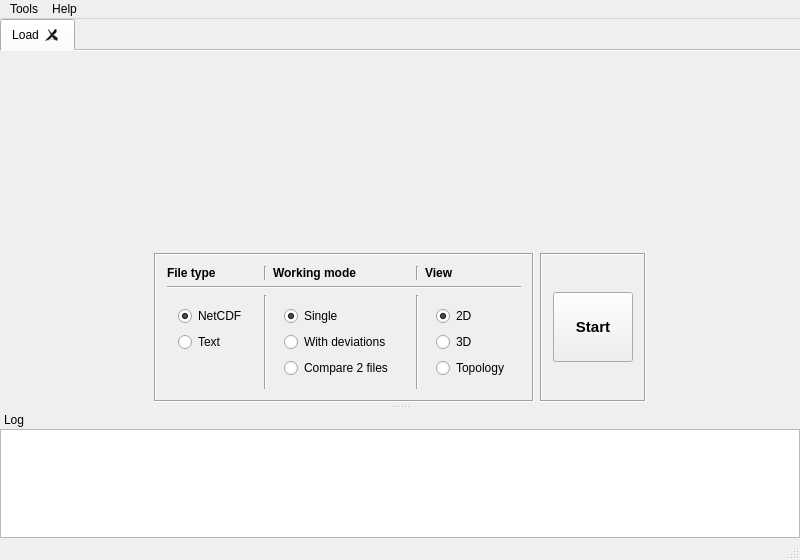
<?xml version="1.0" encoding="UTF-8"?>
<ui version="4.0">
 <class>MainWindow</class>
 <widget class="QMainWindow" name="MainWindow">
  <property name="geometry">
   <rect>
    <x>0</x>
    <y>0</y>
    <width>800</width>
    <height>560</height>
   </rect>
  </property>
  <property name="minimumSize">
   <size>
    <width>800</width>
    <height>550</height>
   </size>
  </property>
  <property name="windowTitle">
   <string notr="true">PARUS - Network Viewer Qt v2</string>
  </property>
  <property name="windowIcon">
   <iconset resource="../resources.qrc">
    <normaloff>:/img/img/logotype.png</normaloff>:/img/img/logotype.png</iconset>
  </property>
  <widget class="QWidget" name="centralWidget">
   <property name="enabled">
    <bool>true</bool>
   </property>
   <layout class="QGridLayout" name="gridLayout">
    <property name="margin">
     <number>0</number>
    </property>
    <item row="0" column="0">
     <widget class="QTabWidget" name="tabWidget">
      <property name="sizePolicy">
       <sizepolicy hsizetype="Expanding" vsizetype="Expanding">
        <horstretch>0</horstretch>
        <verstretch>0</verstretch>
       </sizepolicy>
      </property>
      <property name="documentMode">
       <bool>true</bool>
      </property>
      <property name="tabsClosable">
       <bool>true</bool>
      </property>
      <widget class="QWidget" name="TWT_LoadTab">
       <property name="enabled">
        <bool>true</bool>
       </property>
       <property name="sizePolicy">
        <sizepolicy hsizetype="Expanding" vsizetype="Expanding">
         <horstretch>0</horstretch>
         <verstretch>0</verstretch>
        </sizepolicy>
       </property>
       <attribute name="icon">
        <iconset resource="../resources.qrc">
         <normaloff>:/img/img/logotype.png</normaloff>:/img/img/logotype.png</iconset>
       </attribute>
       <attribute name="title">
        <string>Load</string>
       </attribute>
       <layout class="QVBoxLayout" name="verticalLayout_3">
        <property name="spacing">
         <number>0</number>
        </property>
        <property name="margin">
         <number>0</number>
        </property>
        <item>
         <widget class="QLabel" name="label">
          <property name="enabled">
           <bool>true</bool>
          </property>
          <property name="sizePolicy">
           <sizepolicy hsizetype="Expanding" vsizetype="Fixed">
            <horstretch>0</horstretch>
            <verstretch>0</verstretch>
           </sizepolicy>
          </property>
          <property name="minimumSize">
           <size>
            <width>200</width>
            <height>200</height>
           </size>
          </property>
          <property name="text">
           <string notr="true"/>
          </property>
          <property name="pixmap">
           <pixmap resource="../resources.qrc">:/img/img/logotype.png</pixmap>
          </property>
          <property name="scaledContents">
           <bool>false</bool>
          </property>
          <property name="alignment">
           <set>Qt::AlignHCenter|Qt::AlignTop</set>
          </property>
          <property name="textInteractionFlags">
           <set>Qt::NoTextInteraction</set>
          </property>
         </widget>
        </item>
        <item>
         <spacer name="verticalSpacer">
          <property name="orientation">
           <enum>Qt::Vertical</enum>
          </property>
          <property name="sizeHint" stdset="0">
           <size>
            <width>20</width>
            <height>0</height>
           </size>
          </property>
         </spacer>
        </item>
        <item>
         <layout class="QHBoxLayout" name="horizontalLayout">
          <item>
           <spacer name="horizontalSpacer">
            <property name="orientation">
             <enum>Qt::Horizontal</enum>
            </property>
            <property name="sizeHint" stdset="0">
             <size>
              <width>40</width>
              <height>20</height>
             </size>
            </property>
           </spacer>
          </item>
          <item>
           <widget class="QFrame" name="gridFrame">
            <property name="sizePolicy">
             <sizepolicy hsizetype="Preferred" vsizetype="Minimum">
              <horstretch>0</horstretch>
              <verstretch>0</verstretch>
             </sizepolicy>
            </property>
            <property name="frameShape">
             <enum>QFrame::Box</enum>
            </property>
            <property name="frameShadow">
             <enum>QFrame::Sunken</enum>
            </property>
            <layout class="QGridLayout" name="gridLayout_6">
             <item row="1" column="0">
              <widget class="QLabel" name="label_2">
               <property name="font">
                <font>
                 <weight>75</weight>
                 <bold>true</bold>
                </font>
               </property>
               <property name="frameShape">
                <enum>QFrame::NoFrame</enum>
               </property>
               <property name="frameShadow">
                <enum>QFrame::Sunken</enum>
               </property>
               <property name="text">
                <string>File type</string>
               </property>
               <property name="textInteractionFlags">
                <set>Qt::NoTextInteraction</set>
               </property>
              </widget>
             </item>
             <item row="1" column="2">
              <widget class="QLabel" name="label_3">
               <property name="font">
                <font>
                 <weight>75</weight>
                 <bold>true</bold>
                </font>
               </property>
               <property name="frameShape">
                <enum>QFrame::NoFrame</enum>
               </property>
               <property name="frameShadow">
                <enum>QFrame::Sunken</enum>
               </property>
               <property name="text">
                <string>Working mode</string>
               </property>
               <property name="textInteractionFlags">
                <set>Qt::NoTextInteraction</set>
               </property>
              </widget>
             </item>
             <item row="1" column="5">
              <widget class="QLabel" name="label_4">
               <property name="font">
                <font>
                 <weight>75</weight>
                 <bold>true</bold>
                </font>
               </property>
               <property name="frameShape">
                <enum>QFrame::NoFrame</enum>
               </property>
               <property name="frameShadow">
                <enum>QFrame::Sunken</enum>
               </property>
               <property name="midLineWidth">
                <number>0</number>
               </property>
               <property name="text">
                <string>View</string>
               </property>
               <property name="textInteractionFlags">
                <set>Qt::NoTextInteraction</set>
               </property>
              </widget>
             </item>
             <item row="3" column="0">
              <widget class="QFrame" name="verticalFrame">
               <property name="frameShape">
                <enum>QFrame::NoFrame</enum>
               </property>
               <property name="frameShadow">
                <enum>QFrame::Sunken</enum>
               </property>
               <layout class="QVBoxLayout" name="verticalLayout_4">
                <item>
                 <widget class="QRadioButton" name="f_type_NetCDF">
                  <property name="text">
                   <string notr="true">NetCDF</string>
                  </property>
                  <property name="checked">
                   <bool>true</bool>
                  </property>
                  <property name="autoExclusive">
                   <bool>true</bool>
                  </property>
                 </widget>
                </item>
                <item>
                 <widget class="QRadioButton" name="f_type_Text">
                  <property name="text">
                   <string>Text</string>
                  </property>
                 </widget>
                </item>
                <item>
                 <widget class="QWidget" name="dummy" native="true">
                  <property name="enabled">
                   <bool>false</bool>
                  </property>
                 </widget>
                </item>
               </layout>
              </widget>
             </item>
             <item row="3" column="2">
              <widget class="QFrame" name="verticalFrame_2">
               <property name="frameShape">
                <enum>QFrame::NoFrame</enum>
               </property>
               <property name="frameShadow">
                <enum>QFrame::Sunken</enum>
               </property>
               <layout class="QVBoxLayout" name="verticalLayout_11">
                <item>
                 <widget class="QRadioButton" name="wmSingle">
                  <property name="text">
                   <string>Single</string>
                  </property>
                  <property name="checked">
                   <bool>true</bool>
                  </property>
                  <property name="autoExclusive">
                   <bool>true</bool>
                  </property>
                 </widget>
                </item>
                <item>
                 <widget class="QRadioButton" name="wmWithDev">
                  <property name="text">
                   <string>With deviations</string>
                  </property>
                 </widget>
                </item>
                <item>
                 <widget class="QRadioButton" name="wmCompare">
                  <property name="text">
                   <string>Compare 2 files</string>
                  </property>
                 </widget>
                </item>
               </layout>
              </widget>
             </item>
             <item row="3" column="5">
              <widget class="QFrame" name="verticalFrame_3">
               <property name="frameShape">
                <enum>QFrame::NoFrame</enum>
               </property>
               <property name="frameShadow">
                <enum>QFrame::Sunken</enum>
               </property>
               <layout class="QVBoxLayout" name="verticalLayout_12">
                <item>
                 <widget class="QRadioButton" name="view2D">
                  <property name="text">
                   <string notr="true">2D</string>
                  </property>
                  <property name="checked">
                   <bool>true</bool>
                  </property>
                  <property name="autoExclusive">
                   <bool>true</bool>
                  </property>
                 </widget>
                </item>
                <item>
                 <widget class="QRadioButton" name="view3D">
                  <property name="text">
                   <string notr="true">3D</string>
                  </property>
                 </widget>
                </item>
                <item>
                 <widget class="QRadioButton" name="viewTopology">
                  <property name="text">
                   <string>Topology</string>
                  </property>
                 </widget>
                </item>
               </layout>
              </widget>
             </item>
             <item row="1" column="1">
              <widget class="Line" name="line_2">
               <property name="orientation">
                <enum>Qt::Vertical</enum>
               </property>
              </widget>
             </item>
             <item row="1" column="4">
              <widget class="Line" name="line_3">
               <property name="orientation">
                <enum>Qt::Vertical</enum>
               </property>
              </widget>
             </item>
             <item row="2" column="0" colspan="6">
              <widget class="Line" name="line_4">
               <property name="orientation">
                <enum>Qt::Horizontal</enum>
               </property>
              </widget>
             </item>
             <item row="3" column="1">
              <widget class="Line" name="line_5">
               <property name="orientation">
                <enum>Qt::Vertical</enum>
               </property>
              </widget>
             </item>
             <item row="3" column="4">
              <widget class="Line" name="line_6">
               <property name="orientation">
                <enum>Qt::Vertical</enum>
               </property>
              </widget>
             </item>
            </layout>
           </widget>
          </item>
          <item>
           <widget class="QFrame" name="verticalFrame_4">
            <property name="frameShape">
             <enum>QFrame::Box</enum>
            </property>
            <property name="frameShadow">
             <enum>QFrame::Sunken</enum>
            </property>
            <layout class="QVBoxLayout" name="verticalLayout_6">
             <item>
              <widget class="QPushButton" name="Start">
               <property name="minimumSize">
                <size>
                 <width>0</width>
                 <height>70</height>
                </size>
               </property>
               <property name="font">
                <font>
                 <pointsize>11</pointsize>
                 <weight>75</weight>
                 <bold>true</bold>
                </font>
               </property>
               <property name="text">
                <string>Start</string>
               </property>
              </widget>
             </item>
            </layout>
           </widget>
          </item>
          <item>
           <spacer name="horizontalSpacer_2">
            <property name="orientation">
             <enum>Qt::Horizontal</enum>
            </property>
            <property name="sizeHint" stdset="0">
             <size>
              <width>40</width>
              <height>20</height>
             </size>
            </property>
           </spacer>
          </item>
         </layout>
        </item>
        <item>
         <spacer name="verticalSpacer_2">
          <property name="orientation">
           <enum>Qt::Vertical</enum>
          </property>
          <property name="sizeHint" stdset="0">
           <size>
            <width>20</width>
            <height>0</height>
           </size>
          </property>
         </spacer>
        </item>
       </layout>
      </widget>
     </widget>
    </item>
   </layout>
  </widget>
  <widget class="QMenuBar" name="menuBar">
   <property name="geometry">
    <rect>
     <x>0</x>
     <y>0</y>
     <width>800</width>
     <height>23</height>
    </rect>
   </property>
   <widget class="QMenu" name="menuTools">
    <property name="title">
     <string>Tools</string>
    </property>
    <widget class="QMenu" name="menuChLang">
     <property name="title">
      <string>Language</string>
     </property>
     <action name="actionEngLang">
      <property name="checkable">
       <bool>true</bool>
      </property>
      <property name="checked">
       <bool>false</bool>
      </property>
      <property name="text">
       <string notr="true">English</string>
      </property>
      <property name="autoRepeat">
       <bool>false</bool>
      </property>
     </action>
     <action name="actionRusLang">
      <property name="checkable">
       <bool>true</bool>
      </property>
      <property name="checked">
       <bool>true</bool>
      </property>
      <property name="text">
       <string notr="true">Русский</string>
      </property>
      <property name="autoRepeat">
       <bool>false</bool>
      </property>
     </action>
     <addaction name="actionEngLang"/>
     <addaction name="actionRusLang"/>
    </widget>
    <action name="actionShow_logs">
     <property name="checkable">
      <bool>true</bool>
     </property>
     <property name="checked">
      <bool>true</bool>
     </property>
     <property name="text">
      <string>Show logs</string>
     </property>
     <property name="toolTip">
      <string>Show/hide logs</string>
     </property>
     <property name="shortcut">
      <string>Ctrl+L</string>
     </property>
     <property name="softKeyRole">
      <enum>QAction::NoSoftKey</enum>
     </property>
    </action>
    <addaction name="actionShow_logs"/>
    <addaction name="separator"/>
    <addaction name="menuChLang"/>
   </widget>
   <widget class="QMenu" name="menuHelp">
    <property name="title">
     <string>Help</string>
    </property>
    <action name="actionAbout">
     <property name="text">
      <string>About...</string>
     </property>
    </action>
    <addaction name="actionAbout"/>
   </widget>
   <addaction name="menuTools"/>
   <addaction name="menuHelp"/>
  </widget>
  <widget class="QDockWidget" name="dockWidget">
   <property name="enabled">
    <bool>true</bool>
   </property>
   <property name="minimumSize">
    <size>
     <width>75</width>
     <height>104</height>
    </size>
   </property>
   <property name="mouseTracking">
    <bool>false</bool>
   </property>
   <property name="floating">
    <bool>false</bool>
   </property>
   <property name="features">
    <set>QDockWidget::DockWidgetMovable</set>
   </property>
   <property name="allowedAreas">
    <set>Qt::AllDockWidgetAreas</set>
   </property>
   <property name="windowTitle">
    <string>Log</string>
   </property>
   <attribute name="dockWidgetArea">
    <number>8</number>
   </attribute>
   <widget class="QWidget" name="dockWidgetContents_2">
    <layout class="QGridLayout" name="gridLayout_2">
     <property name="margin">
      <number>0</number>
     </property>
     <item row="0" column="0">
      <widget class="QTextEdit" name="TE_Log">
       <property name="lineWrapMode">
        <enum>QTextEdit::NoWrap</enum>
       </property>
       <property name="readOnly">
        <bool>true</bool>
       </property>
      </widget>
     </item>
    </layout>
   </widget>
  </widget>
  <widget class="QStatusBar" name="statusBar"/>
 </widget>
 <layoutdefault spacing="6" margin="11"/>
 <resources>
  <include location="../resources.qrc"/>
 </resources>
 <connections/>
</ui>
